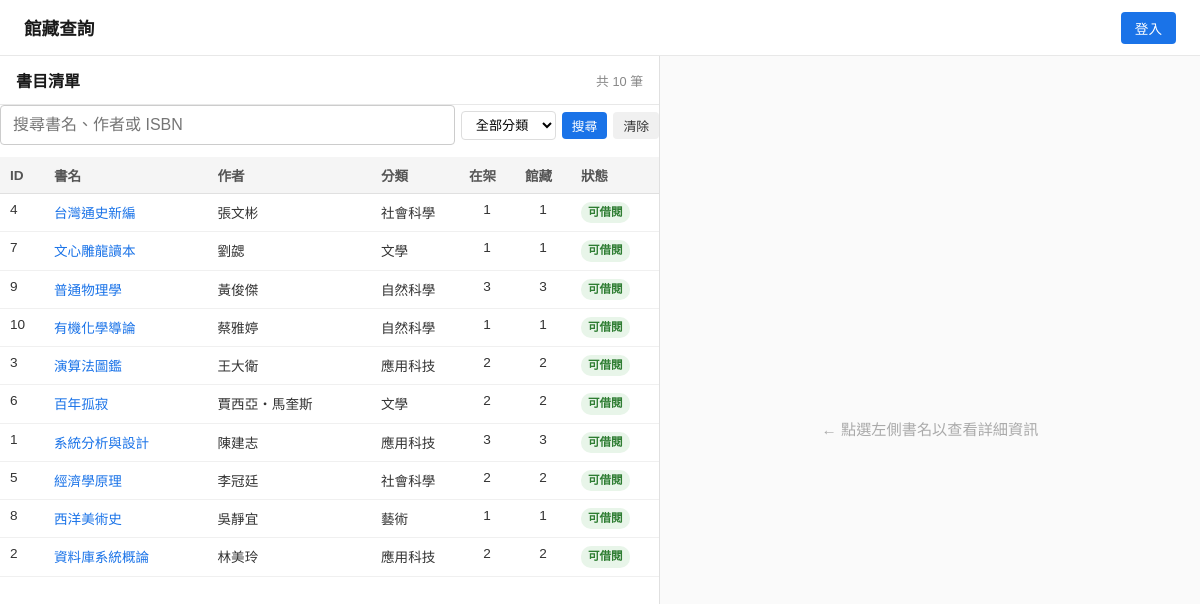
The page /books/ on the database its author committed.
### tables this page shows
CREATE TABLE books (
            id           INTEGER PRIMARY KEY AUTOINCREMENT,
            isbn         TEXT    NOT NULL,
            title        TEXT    NOT NULL,
            author       TEXT    NOT NULL,
            publisher    TEXT,
            publish_year INTEGER,
            category     TEXT    NOT NULL DEFAULT 'other',
            description  TEXT,
            book_status  TEXT    NOT NULL DEFAULT 'available',
            created_at   TEXT    NOT NULL DEFAULT (datetime('now')),
            updated_at   TEXT    NOT NULL DEFAULT (datetime('now')),
            is_deleted   INTEGER NOT NULL DEFAULT 0
        );

### blueprints/books/__init__.py (the view, shortened to what this page needs)
@books_bp.route('/', strict_slashes=False)
def index():
    user     = _current_user()
    page     = request.args.get('page', 1, type=int) or 1
    book_id  = request.args.get('id', type=int)
    keyword  = request.args.get('q', '').strip()
    category = request.args.get('category', 'all')
    if category not in CATEGORY_LABELS and category != 'all':
        category = 'all'
    books, total = db.list_books(page, _PAGE_SIZE, keyword or None, category)
    total_pages  = max(1, (total + _PAGE_SIZE - 1) // _PAGE_SIZE)
    selected     = None
    copies       = []
    waiting      = 0
    my_loan      = None
    my_reserve   = None
    loan_history = []
    if book_id:
        selected = db.get_book(book_id)
    return render_template(
        'books/index.html',
        user=user,
        books=books,
        total=total,
        page=page,
        total_pages=total_pages,
        keyword=keyword,
        category=category,
        selected=selected,
        copies=copies,
        waiting=waiting,
        my_loan=my_loan,
        my_reserve=my_reserve,
        loan_history=loan_history,
        category_labels=CATEGORY_LABELS,
        book_status_labels=BOOK_STATUS_LABELS,
        copy_status_labels=COPY_STATUS_LABELS,
        assignable_copy_status=_ASSIGNABLE_COPY_STATUS,
    )

### templates/books/index.html (shortened to what this page needs)
{% extends "base.html" %}
{% block head %}
<link rel="stylesheet" href="{{ url_for('static', filename='books.css') }}">
{% endblock %}
{% block body %}
<div class="book-layout">
  <div class="book-topbar">
    <span class="book-topbar-title">館藏查詢</span>
    <div class="book-topbar-nav">
      {% if user %}
        <a href="{{ url_for('hub.home') }}" class="book-nav-link">返回首頁</a>
        <a href="{{ url_for('loans.my_loans') }}" class="book-nav-link">我的借閱</a>
        <a href="{{ url_for('reservations.my_reservations') }}" class="book-nav-link">我的預約</a>
        {% if user['role'] == 0 %}
          <a href="{{ url_for('loans.admin_loans') }}" class="book-nav-link">借閱管理</a>
        {% endif %}
        <span class="book-nav-user">{{ user['name'] or user['display_name'] or user['email'] }}</span>
        <a href="{{ url_for('auth.logout') }}" class="book-btn book-btn-danger">登出</a>
      {% else %}
        <a href="{{ url_for('auth.login_page') }}" class="book-btn book-btn-primary">登入</a>
      {% endif %}
    </div>
  </div>
  <div class="book-content">
    <div class="book-left">
      <div class="book-panel-header">
        <h2>書目清單</h2>
        <div class="book-panel-actions">
          <span class="book-total">共 {{ total }} 筆</span>
        </div>
      </div>
      <form method="get" action="{{ url_for('books.index') }}" class="book-search-form">
        <input type="text" name="q" value="{{ keyword }}" class="book-search-input"
               placeholder="搜尋書名、作者或 ISBN">
        <select name="category" class="book-search-select">
          <option value="all" {{ 'selected' if category == 'all' }}>全部分類</option>
        </select>
        <button type="submit" class="book-btn book-btn-primary book-btn-sm">搜尋</button>
        <a href="{{ url_for('books.index') }}" class="book-btn book-btn-secondary book-btn-sm">清除</a>
      </form>
      <div class="book-table-wrap">
        <div class="book-table-wrap-inner">
          <table class="book-table">
            <thead>
              <tr>
                <th class="col-id">ID</th>
                <th>書名</th>
                <th>作者</th>
                <th class="col-status">分類</th>
                <th class="col-qty">在架</th>
                <th class="col-qty">館藏</th>
                <th class="col-status">狀態</th>
              </tr>
            </thead>
            <tbody>
              {% for b in books %}
              <tr class="{{ 'book-row-selected' if selected and selected['id'] == b['id'] else '' }}">
                <td>{{ b['id'] }}</td>
                <td>
                  <a href="{{ url_for('books.index', id=b['id'], page=page, q=keyword or none, category=category) }}"
                     class="book-title-link">{{ b['title'] }}</a>
                </td>
                <td>{{ b['author'] }}</td>
                <td>{{ category_labels.get(b['category'], b['category']) }}</td>
                <td class="book-qty-cell">{{ b['available_copies'] }}</td>
                <td class="book-qty-cell">{{ b['total_copies'] }}</td>
                <td>
                  <span class="book-badge book-badge-{{ b['book_status'] }}">
                    {{ book_status_labels.get(b['book_status'], b['book_status']) }}
                  </span>
                </td>
              </tr>
              {% else %}
              <tr><td colspan="7" class="book-empty">查無符合條件的書目</td></tr>
              {% endfor %}
            </tbody>
          </table>
        </div>
      </div>
    </div>
    <div class="book-right">
      {% if selected %}
        <div class="book-panel-header">
          <div class="book-detail-title-wrap">
            <h2>{{ selected['title'] }}</h2>
            <span class="book-badge book-badge-lg book-badge-{{ selected['book_status'] }}">
              {{ book_status_labels.get(selected['book_status'], selected['book_status']) }}
            </span>
          </div>
          {% if user and user['role'] == 0 %}
          <div class="book-panel-actions">
            <a href="{{ url_for('books.edit_book', book_id=selected['id']) }}"
               class="book-btn book-btn-secondary book-btn-sm">修改書目</a>
            <form method="post" action="{{ url_for('books.delete_book', book_id=selected['id']) }}"
                  class="book-inline-form"
                  onsubmit="return confirm('確定下架此書目？下架後讀者將無法查詢與借閱。')">
              <button type="submit" class="book-btn book-btn-danger book-btn-sm">下架書目</button>
            </form>
          </div>
          {% endif %}
        </div>
        <div class="book-detail-scroll">
          <div class="book-info-grid">
            <div class="book-info-row">
              <span class="book-info-label">作者</span>
              <span class="book-info-value">{{ selected['author'] }}</span>
            </div>
            <div class="book-info-row">
              <span class="book-info-label">ISBN</span>
              <span class="book-info-value">{{ selected['isbn'] }}</span>
            </div>
            <div class="book-info-row">
              <span class="book-info-label">出版者</span>
              <span class="book-info-value">{{ selected['publisher'] or '—' }}</span>
            </div>
            <div class="book-info-row">
              <span class="book-info-label">出版年</span>
              <span class="book-info-value">{{ selected['publish_year'] or '—' }}</span>
            </div>
            <div class="book-info-row">
              <span class="book-info-label">分類</span>
              <span class="book-info-value">
                {{ category_labels.get(selected['category'], selected['category']) }}
              </span>
            </div>
            <div class="book-info-row">
              <span class="book-info-label">館藏 / 在架</span>
              <span class="book-info-value">
                {{ selected['total_copies'] }} 冊 / 在架 {{ selected['available_copies'] }} 冊
              </span>
            </div>
            <div class="book-info-row">
              <span class="book-info-label">預約排隊</span>
              <span class="book-info-value">{{ waiting }} 人</span>
            </div>
            {% if selected['description'] %}
            <div class="book-info-row">
              <span class="book-info-label">內容簡介</span>
              <span class="book-info-value">{{ selected['description'] }}</span>
            </div>
            {% endif %}
          </div>
          <div class="book-borrow-action">
            {% if not user %}
              <span class="book-borrow-hint">
                請 <a href="{{ url_for('auth.login_page') }}">登入</a> 後借閱或預約
              </span>
            {% elif my_loan %}
              <span class="book-borrow-hint">您已借閱此書</span>
              <a href="{{ url_for('loans.loan_detail', loan_id=my_loan['id']) }}"
                 class="book-btn book-btn-secondary">查看借閱紀錄</a>
            {% elif selected['book_status'] != 'available' %}
              <span class="book-borrow-hint">此書目前暫停借閱</span>
            {% elif selected['available_copies'] > 0 %}
              <form method="post" action="{{ url_for('loans.borrow', book_id=selected['id']) }}"
                    class="book-inline-form">
                <button type="submit" class="book-btn book-btn-primary">借閱這本書</button>
              </form>
            {% elif my_reserve %}
              <span class="book-borrow-hint">
                您已預約此書（{{ '可取書' if my_reserve['reservation_status'] == 'ready' else '等待中' }}）
              </span>
              <a href="{{ url_for('reservations.my_reservations') }}"
                 class="book-btn book-btn-secondary">查看我的預約</a>
            {% else %}
              <span class="book-borrow-hint">目前無可借複本</span>
              <form method="post"
                    action="{{ url_for('reservations.reserve', book_id=selected['id']) }}"
                    class="book-inline-form">
                <button type="submit" class="book-btn book-btn-primary">預約候補</button>
              </form>
            {% endif %}
          </div>
          <p class="book-section-title">館藏複本</p>
          <table class="book-table book-table-sm">
            <thead>
              <tr>
                <th>條碼</th>
                <th class="col-status">狀態</th>
                {% if user and user['role'] == 0 %}
                  <th class="col-action">操作</th>
                {% endif %}
              </tr>
            </thead>
            <tbody>
              {% for c in copies %}
              <tr>
                <td>{{ c['copy_barcode'] }}</td>
                <td>
                  <span class="book-badge book-badge-{{ c['copy_status'] }}">
                    {{ copy_status_labels.get(c['copy_status'], c['copy_status']) }}
                  </span>
                </td>
                {% if user and user['role'] == 0 %}
                <td class="book-actions-cell">
                  {% if c['copy_status'] == 'borrowed' %}
                    <span class="book-field-hint">借出中</span>
                  {% else %}
                    <form method="post"
                          action="{{ url_for('books.update_copy_status', copy_id=c['id']) }}"
                          class="book-inline-form">
                      <select name="copy_status" class="book-status-select">
                        {% for s in assignable_copy_status %}
                          <option value="{{ s }}" {{ 'selected' if c['copy_status'] == s }}>
                            {{ copy_status_labels.get(s, s) }}
                          </option>
                        {% endfor %}
                      </select>
                      <button type="submit" class="book-btn-action">更新</button>
                    </form>
                    <form method="post"
                          action="{{ url_for('books.delete_copy', copy_id=c['id']) }}"
                          class="book-inline-form"
                          onsubmit="return confirm('確定刪除此複本？')">
                      <button type="submit" class="book-btn-action book-btn-action-danger">刪除</button>
                    </form>
                  {% endif %}
                </td>
                {% endif %}
              </tr>
              {% else %}
              <tr><td colspan="3" class="book-empty">此書目尚無複本</td></tr>
              {% endfor %}
            </tbody>
          </table>
          {% if user and user['role'] == 0 %}
            <form method="post" action="{{ url_for('books.add_copy', book_id=selected['id']) }}"
                  class="book-inline-form">
              <button type="submit" class="book-btn book-btn-secondary book-btn-sm">+ 新增複本</button>
            </form>
            <p class="book-section-title">最近借閱紀錄</p>
            <table class="book-table book-table-sm">
              <thead>
                <tr>
                  <th>借閱人</th>
                  <th>借出日</th>
                  <th>到期日</th>
                  <th class="col-status">狀態</th>
                </tr>
              </thead>
              <tbody>
                {% for l in loan_history %}
                <tr>
                  <td>{{ l['borrower_name'] or l['borrower_display'] or l['borrower_email'] }}</td>
                  <td class="book-datetime-cell">{{ l['borrowed_at'][:10] }}</td>
                  <td class="book-datetime-cell">{{ l['due_at'][:10] }}</td>
                  <td>
                    {% if l['returned_at'] %}
                      <span class="book-badge book-badge-lost">已歸還</span>
                    {% elif l['is_overdue'] %}
                      <span class="book-badge book-badge-unavailable">逾期未還</span>
                    {% else %}
                      <span class="book-badge book-badge-borrowed">借閱中</span>
                    {% endif %}
                  </td>
                </tr>
                {% else %}
                <tr><td colspan="4" class="book-empty">尚無借閱紀錄</td></tr>
                {% endfor %}
              </tbody>
            </table>
          {% endif %}
        </div>
      {% else %}
        <div class="book-placeholder">← 點選左側書名以查看詳細資訊</div>
      {% endif %}
    </div>
  </div>
</div>
{% endblock %}

### templates/base.html (shortened to what this page needs)
<!doctype html>
<html lang="zh-TW">
<head>
  <link rel="stylesheet" href="{{ url_for('static', filename='common.css') }}">
  <link rel="stylesheet" href="{{ url_for('static', filename='login.css') }}">
  {% block head %}{% endblock %}
</head>
<body>
  {% block body %}{% endblock %}
</body>
</html>

### rows shown on the page
books: id "4", title "台灣通史新編", author "張文彬", get "社會科學", available_copies "1", total_copies "1", get "可借閱"
books: id "7", title "文心雕龍讀本", author "劉勰", get "文學", available_copies "1", total_copies "1", get "可借閱"
books: id "9", title "普通物理學", author "黃俊傑", get "自然科學", available_copies "3", total_copies "3", get "可借閱"
books: id "10", title "有機化學導論", author "蔡雅婷", get "自然科學", available_copies "1", total_copies "1", get "可借閱"
books: id "3", title "演算法圖鑑", author "王大衛", get "應用科技", available_copies "2", total_copies "2", get "可借閱"
books: id "6", title "百年孤寂", author "賈西亞・馬奎斯", get "文學", available_copies "2", total_copies "2", get "可借閱"
books: id "1", title "系統分析與設計", author "陳建志", get "應用科技", available_copies "3", total_copies "3", get "可借閱"
books: id "5", title "經濟學原理", author "李冠廷", get "社會科學", available_copies "2", total_copies "2", get "可借閱"
books: id "8", title "西洋美術史", author "吳靜宜", get "藝術", available_copies "1", total_copies "1", get "可借閱"
books: id "2", title "資料庫系統概論", author "林美玲", get "應用科技", available_copies "2", total_copies "2", get "可借閱"

### other values the page prints
{{ total }} "10"
